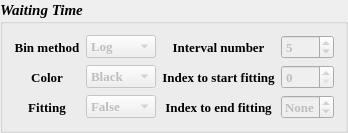
                 <widget class="QGroupBox" name="Waitingtime">
                  <property name="sizePolicy">
                   <sizepolicy hsizetype="Expanding" vsizetype="Expanding">
                    <horstretch>0</horstretch>
                    <verstretch>0</verstretch>
                   </sizepolicy>
                  </property>
                  <property name="font">
                   <font>
                    <family>Times New Roman</family>
                    <pointsize>11</pointsize>
                    <weight>75</weight>
                    <italic>true</italic>
                    <bold>true</bold>
                   </font>
                  </property>
                  <property name="title">
                   <string>Waiting Time</string>
                  </property>
                  <layout class="QGridLayout" name="gridLayout_29">
                   <item row="0" column="0">
                    <layout class="QHBoxLayout" name="horizontalLayout_2">
                     <item>
                      <layout class="QGridLayout" name="gridLayout_7">
                       <property name="verticalSpacing">
                        <number>6</number>
                       </property>
                       <item row="0" column="0">
                        <widget class="QLabel" name="bin_method_2">
                         <property name="sizePolicy">
                          <sizepolicy hsizetype="Expanding" vsizetype="Expanding">
                           <horstretch>0</horstretch>
                           <verstretch>0</verstretch>
                          </sizepolicy>
                         </property>
                         <property name="font">
                          <font>
                           <family>Times New Roman</family>
                           <pointsize>10</pointsize>
                           <weight>75</weight>
                           <italic>false</italic>
                           <bold>true</bold>
                          </font>
                         </property>
                         <property name="frameShadow">
                          <enum>QFrame::Plain</enum>
                         </property>
                         <property name="lineWidth">
                          <number>1</number>
                         </property>
                         <property name="text">
                          <string>Bin method</string>
                         </property>
                         <property name="alignment">
                          <set>Qt::AlignCenter</set>
                         </property>
                        </widget>
                       </item>
                       <item row="0" column="1">
                        <widget class="QComboBox" name="waitingtime_bin_method">
                         <property name="enabled">
                          <bool>false</bool>
                         </property>
                         <property name="sizePolicy">
                          <sizepolicy hsizetype="Expanding" vsizetype="Fixed">
                           <horstretch>0</horstretch>
                           <verstretch>0</verstretch>
                          </sizepolicy>
                         </property>
                         <property name="font">
                          <font>
                           <family>Times New Roman</family>
                           <pointsize>10</pointsize>
                           <weight>75</weight>
                           <italic>false</italic>
                           <bold>true</bold>
                          </font>
                         </property>
                         <item>
                          <property name="text">
                           <string>Log</string>
                          </property>
                         </item>
                         <item>
                          <property name="text">
                           <string>Linear</string>
                          </property>
                         </item>
                        </widget>
                       </item>
                       <item row="1" column="0">
                        <widget class="QLabel" name="color_3">
                         <property name="sizePolicy">
                          <sizepolicy hsizetype="Expanding" vsizetype="Expanding">
                           <horstretch>0</horstretch>
                           <verstretch>0</verstretch>
                          </sizepolicy>
                         </property>
                         <property name="font">
                          <font>
                           <family>Times New Roman</family>
                           <pointsize>10</pointsize>
                           <weight>75</weight>
                           <italic>false</italic>
                           <bold>true</bold>
                          </font>
                         </property>
                         <property name="frameShadow">
                          <enum>QFrame::Plain</enum>
                         </property>
                         <property name="lineWidth">
                          <number>1</number>
                         </property>
                         <property name="text">
                          <string>Color</string>
                         </property>
                         <property name="alignment">
                          <set>Qt::AlignCenter</set>
                         </property>
                        </widget>
                       </item>
                       <item row="1" column="1">
                        <widget class="QComboBox" name="waitingtime_color">
                         <property name="enabled">
                          <bool>false</bool>
                         </property>
                         <property name="sizePolicy">
                          <sizepolicy hsizetype="Expanding" vsizetype="Fixed">
                           <horstretch>0</horstretch>
                           <verstretch>0</verstretch>
                          </sizepolicy>
                         </property>
                         <property name="font">
                          <font>
                           <family>Times New Roman</family>
                           <pointsize>10</pointsize>
                           <weight>75</weight>
                           <italic>false</italic>
                           <bold>true</bold>
                          </font>
                         </property>
                         <item>
                          <property name="text">
                           <string>Black</string>
                          </property>
                         </item>
                         <item>
                          <property name="text">
                           <string>Red</string>
                          </property>
                         </item>
                         <item>
                          <property name="text">
                           <string>Blue</string>
                          </property>
                         </item>
                         <item>
                          <property name="text">
                           <string>Purple</string>
                          </property>
                         </item>
                         <item>
                          <property name="text">
                           <string>Pink</string>
                          </property>
                         </item>
                         <item>
                          <property name="text">
                           <string>Violet</string>
                          </property>
                         </item>
                         <item>
                          <property name="text">
                           <string>Green</string>
                          </property>
                         </item>
                         <item>
                          <property name="text">
                           <string>Yellow</string>
                          </property>
                         </item>
                         <item>
                          <property name="text">
                           <string>Gray</string>
                          </property>
                         </item>
                        </widget>
                       </item>
                       <item row="2" column="0">
                        <widget class="QLabel" name="fit_lim_4">
                         <property name="sizePolicy">
                          <sizepolicy hsizetype="Expanding" vsizetype="Expanding">
                           <horstretch>0</horstretch>
                           <verstretch>0</verstretch>
                          </sizepolicy>
                         </property>
                         <property name="font">
                          <font>
                           <family>Times New Roman</family>
                           <pointsize>10</pointsize>
                           <weight>75</weight>
                           <italic>false</italic>
                           <bold>true</bold>
                          </font>
                         </property>
                         <property name="frameShadow">
                          <enum>QFrame::Plain</enum>
                         </property>
                         <property name="lineWidth">
                          <number>1</number>
                         </property>
                         <property name="text">
                          <string>Fitting</string>
                         </property>
                         <property name="alignment">
                          <set>Qt::AlignCenter</set>
                         </property>
                        </widget>
                       </item>
                       <item row="2" column="1">
                        <widget class="QComboBox" name="waitingtime_fit">
                         <property name="enabled">
                          <bool>false</bool>
                         </property>
                         <property name="sizePolicy">
                          <sizepolicy hsizetype="Expanding" vsizetype="Fixed">
                           <horstretch>0</horstretch>
                           <verstretch>0</verstretch>
                          </sizepolicy>
                         </property>
                         <property name="font">
                          <font>
                           <family>Times New Roman</family>
                           <pointsize>10</pointsize>
                           <weight>75</weight>
                           <italic>false</italic>
                           <bold>true</bold>
                          </font>
                         </property>
                         <item>
                          <property name="text">
                           <string>False</string>
                          </property>
                         </item>
                         <item>
                          <property name="text">
                           <string>True</string>
                          </property>
                         </item>
                        </widget>
                       </item>
                      </layout>
                     </item>
                     <item>
                      <layout class="QGridLayout" name="gridLayout_12">
                       <property name="verticalSpacing">
                        <number>6</number>
                       </property>
                       <item row="0" column="0">
                        <widget class="QLabel" name="waitingtime_interval">
                         <property name="sizePolicy">
                          <sizepolicy hsizetype="Expanding" vsizetype="Expanding">
                           <horstretch>0</horstretch>
                           <verstretch>0</verstretch>
                          </sizepolicy>
                         </property>
                         <property name="font">
                          <font>
                           <family>Times New Roman</family>
                           <pointsize>10</pointsize>
                           <weight>75</weight>
                           <italic>false</italic>
                           <bold>true</bold>
                          </font>
                         </property>
                         <property name="frameShadow">
                          <enum>QFrame::Plain</enum>
                         </property>
                         <property name="lineWidth">
                          <number>1</number>
                         </property>
                         <property name="text">
                          <string>Interval number</string>
                         </property>
                         <property name="alignment">
                          <set>Qt::AlignCenter</set>
                         </property>
                        </widget>
                       </item>
                       <item row="0" column="1">
                        <widget class="QSpinBox" name="waitingtime_interv_num">
                         <property name="enabled">
                          <bool>false</bool>
                         </property>
                         <property name="sizePolicy">
                          <sizepolicy hsizetype="Expanding" vsizetype="Fixed">
                           <horstretch>0</horstretch>
                           <verstretch>0</verstretch>
                          </sizepolicy>
                         </property>
                         <property name="font">
                          <font>
                           <family>Times New Roman</family>
                           <pointsize>10</pointsize>
                           <weight>75</weight>
                           <italic>false</italic>
                           <bold>true</bold>
                          </font>
                         </property>
                         <property name="value">
                          <number>5</number>
                         </property>
                        </widget>
                       </item>
                       <item row="1" column="0">
                        <widget class="QLabel" name="index_end_fit_3">
                         <property name="enabled">
                          <bool>true</bool>
                         </property>
                         <property name="sizePolicy">
                          <sizepolicy hsizetype="Expanding" vsizetype="Expanding">
                           <horstretch>0</horstretch>
                           <verstretch>0</verstretch>
                          </sizepolicy>
                         </property>
                         <property name="font">
                          <font>
                           <family>Times New Roman</family>
                           <pointsize>10</pointsize>
                           <weight>75</weight>
                           <italic>false</italic>
                           <bold>true</bold>
                          </font>
                         </property>
                         <property name="frameShadow">
                          <enum>QFrame::Plain</enum>
                         </property>
                         <property name="lineWidth">
                          <number>1</number>
                         </property>
                         <property name="text">
                          <string>Index to start fitting</string>
                         </property>
                         <property name="alignment">
                          <set>Qt::AlignCenter</set>
                         </property>
                        </widget>
                       </item>
                       <item row="1" column="1">
                        <widget class="QSpinBox" name="waitingtime_start_fit">
                         <property name="enabled">
                          <bool>false</bool>
                         </property>
                         <property name="sizePolicy">
                          <sizepolicy hsizetype="Expanding" vsizetype="Fixed">
                           <horstretch>0</horstretch>
                           <verstretch>0</verstretch>
                          </sizepolicy>
                         </property>
                         <property name="font">
                          <font>
                           <family>Times New Roman</family>
                           <pointsize>10</pointsize>
                           <weight>75</weight>
                           <italic>false</italic>
                           <bold>true</bold>
                          </font>
                         </property>
                        </widget>
                       </item>
                       <item row="2" column="0">
                        <widget class="QLabel" name="index_start_fit_3">
                         <property name="sizePolicy">
                          <sizepolicy hsizetype="Expanding" vsizetype="Expanding">
                           <horstretch>0</horstretch>
                           <verstretch>0</verstretch>
                          </sizepolicy>
                         </property>
                         <property name="font">
                          <font>
                           <family>Times New Roman</family>
                           <pointsize>10</pointsize>
                           <weight>75</weight>
                           <italic>false</italic>
                           <bold>true</bold>
                          </font>
                         </property>
                         <property name="frameShadow">
                          <enum>QFrame::Plain</enum>
                         </property>
                         <property name="lineWidth">
                          <number>1</number>
                         </property>
                         <property name="text">
                          <string>Index to end fitting</string>
                         </property>
                         <property name="alignment">
                          <set>Qt::AlignCenter</set>
                         </property>
                        </widget>
                       </item>
                       <item row="2" column="1">
                        <widget class="QSpinBox" name="waitingtime_end_fit">
                         <property name="enabled">
                          <bool>false</bool>
                         </property>
                         <property name="sizePolicy">
                          <sizepolicy hsizetype="Expanding" vsizetype="Fixed">
                           <horstretch>0</horstretch>
                           <verstretch>0</verstretch>
                          </sizepolicy>
                         </property>
                         <property name="font">
                          <font>
                           <family>Times New Roman</family>
                           <pointsize>10</pointsize>
                           <weight>75</weight>
                           <italic>false</italic>
                           <bold>true</bold>
                          </font>
                         </property>
                         <property name="wrapping">
                          <bool>true</bool>
                         </property>
                         <property name="specialValueText">
                          <string>None</string>
                         </property>
                         <property name="minimum">
                          <number>-100</number>
                         </property>
                         <property name="maximum">
                          <number>-1</number>
                         </property>
                         <property name="value">
                          <number>-100</number>
                         </property>
                        </widget>
                       </item>
                      </layout>
                     </item>
                    </layout>
                   </item>
                  </layout>
                 </widget>
